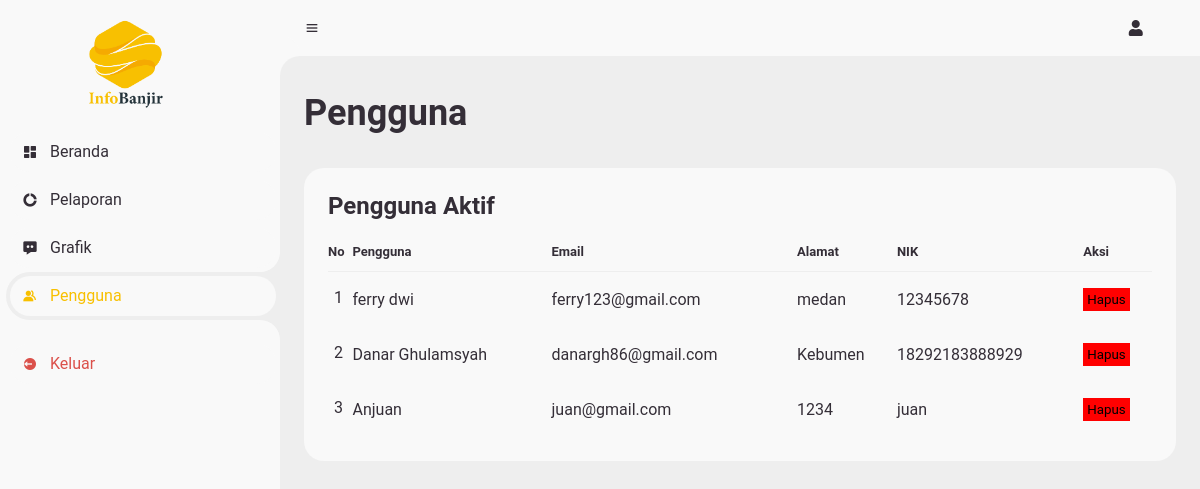
The page /InfoBanjir/penggunaAdmin.php (signed in) on the database its author committed.
### tables this page shows
CREATE TABLE `users` (
  `userid` int(6) UNSIGNED NOT NULL,
  `nama` varchar(40) NOT NULL,
  `nik` char(20) NOT NULL,
  `username` varchar(30) NOT NULL,
  `email` varchar(40) NOT NULL,
  `password` varchar(256) NOT NULL,
  `alamat` varchar(100) DEFAULT NULL,
  `user_level` int(11) NOT NULL DEFAULT 0
);

### InfoBanjir/penggunaAdmin.php (the view, shortened to what this page needs)
<?php
include "koneksi.php";
$pengguna = mysqli_query($connect, "SELECT * FROM users");
?>
<!DOCTYPE html>
<html lang="en">
<head>
  <link href='https://unpkg.com/boxicons@2.0.9/css/boxicons.min.css' rel='stylesheet'>
  <link rel="stylesheet" href="style.css">
  <link rel="stylesheet" href="https://cdnjs.cloudflare.com/ajax/libs/font-awesome/5.15.3/css/all.min.css">
</head>
<body>
  <section id="sidebar">
    <a href="#" class="brand">
      <img width="130px" src="img/logo-01.png" alt="" style="vertical-align:middle;margin:20px 60px">
    </a>
    <ul class="side-menu top">
      <li>
        <a href="home.php">
          <i class='bx bxs-dashboard'></i>
          <span class="text">Beranda</span>
        </a>
      </li>
      <li>
        <a href="peta.php">
          <i class='bx bxs-doughnut-chart'></i>
          <span class="text">Pelaporan</span>
        </a>
      </li>
      <li>
        <a href="grafik.php">
          <i class='bx bxs-message-dots'></i>
          <span class="text">Grafik</span>
        </a>
      </li>
      <li class="active">
        <a href="pengguna.php">
          <i class='bx bxs-group'></i>
          <span class="text">Pengguna</span>
        </a>
      </li>
    </ul>
    <ul class="side-menu">
      <li>
        <a href="/WEB_BANJIR/logout.php" class="logout">
          <i class='bx bxs-log-out-circle'></i>
          <span class="text">Keluar</span>
        </a>
      </li>
    </ul>
  </section>
  <section id="content">
    <nav>
      <i class='bx bx-menu'></i>
      <a href="penggunaAdmin.php" class="profile" style="padding-left: 90%">
        <i class="fas fa-user"></i>
      </a>
    </nav>
    <main>
      <div class="head-title">
        <div class="left">
          <h1>Pengguna</h1>
        </div>
      </div>
      <div class="table-data">
        <div class="order">
          <div class="head">
            <h3>Pengguna Aktif</h3>
          </div>
          <table>
            <thead>
              <tr>
                <th>No</th>
                <th>Pengguna</th>
                <th>Email</th>
                <th>Alamat</th>
                <th>NIK</th>
                <th>Aksi</th>
              </tr>
            </thead>
            <tbody>
              <?php $i = 1 ?>
              <?php foreach ($pengguna as $user) : ?>
              <tr>
                <td> <?php echo ($i); ?> </td>
                <td>
                  <p> <?= $user["nama"] ?> </p>
                </td>
                <td><?= $user["email"] ?></td>
                <td><?= $user["alamat"] ?></td>
                <td><?= $user["nik"] ?></td>
                <td><a href="hapusData.php?id=<?= $user["userid"] ?>"><button
                      style="background-color: red; padding:4px; border:none;">Hapus</button></a></td>
              </tr>
              <?php $i++; ?>
              <?php endforeach; ?>
            </tbody>
          </table>
        </div>
      </div>
    </main>
  </section>
</body>
</html>

### InfoBanjir/style.css (style rules this page uses)
* { font-family: 'Roboto', sans-serif; margin: 0; padding: 0; box-sizing: border-box; }
a { text-decoration: none; }
li { list-style: none; }
:root { --poppins: 'Poppins', sans-serif; --lato: 'Lato', sans-serif; --light: #F9F9F9; --blue: #f8c000; --light-blue: #CFE8FF; --grey: #eee; --dark-grey: #AAAAAA; --dark: #342E37; --red: #DB504A; --yellow: #FFCE26; --light-yellow: #FFF2C6; --orange: #FD7238; --light-orange: #FFE0D3; }
html { overflow-x: hidden; }
body { background: var(--grey); overflow-x: hidden; }
#sidebar { position: fixed; top: 0; left: 0; width: 280px; height: 100%; background: var(--light); z-index: 2000; font-family: var(--lato); transition: .3s ease; overflow-x: hidden; scrollbar-width: none; }
#sidebar .brand { font-size: 24px; font-weight: 700; height: 56px; color: var(--blue); position: sticky; top: 0; left: 0; background: var(--light); z-index: 500; padding-bottom: 0; padding-top: 20px; box-sizing: content-box; }
#sidebar .brand img { display: block; margin-left: auto; margin-right: auto; }
#sidebar .side-menu { width: 100%; margin-top: 20px; }
#sidebar .side-menu li { height: 48px; background: transparent; margin-left: 6px; border-radius: 48px 0 0 48px; padding: 4px; }
#sidebar .side-menu li.active { background: var(--grey); position: relative; }
#sidebar .side-menu li.active::before { content: ''; position: absolute; width: 40px; height: 40px; border-radius: 50%; top: -40px; right: 0; box-shadow: 20px 20px 0 var(--grey); z-index: -1; }
#sidebar .side-menu li.active::after { content: ''; position: absolute; width: 40px; height: 40px; border-radius: 50%; bottom: -40px; right: 0; box-shadow: 20px -20px 0 var(--grey); z-index: -1; }
#sidebar .side-menu li a { width: 100%; height: 100%; background: var(--light); display: flex; align-items: center; border-radius: 48px; font-size: 16px; color: var(--dark); white-space: nowrap; overflow-x: hidden; }
#sidebar .side-menu.top li.active a { color: var(--blue); }
#sidebar .side-menu li a.logout { color: var(--red); }
#sidebar .side-menu li a .bx { min-width: calc(60px - ((4px + 6px) * 2)); display: flex; justify-content: center; }
#content { position: relative; width: calc(100% - 280px); left: 280px; transition: .3s ease; }
#content nav { height: 56px; background: var(--light); padding: 0 24px; display: flex; align-items: center; grid-gap: 24px; font-family: var(--lato); position: sticky; top: 0; left: 0; z-index: 1000; }
#content nav::before { content: ''; position: absolute; width: 40px; height: 40px; bottom: -40px; left: 0; border-radius: 50%; box-shadow: -20px -20px 0 var(--light); }
#content nav a { color: var(--dark); }
#content nav .bx.bx-menu { cursor: pointer; color: var(--dark); }
#content main { width: 100%; padding: 36px 24px; font-family: var(--poppins); max-height: calc(100vh - 56px); overflow-y: auto; }
#content main .head-title { display: flex; align-items: center; justify-content: space-between; grid-gap: 16px; flex-wrap: wrap; }
#content main .head-title .left h1 { font-size: 36px; font-weight: 600; margin-bottom: 10px; color: var(--dark); }
#content main .table-data { display: flex; flex-wrap: wrap; grid-gap: 24px; margin-top: 24px; width: 100%; color: var(--dark); }
#content main .table-data > div { border-radius: 20px; background: var(--light); padding: 24px; overflow-x: auto; }
#content main .table-data .head { display: flex; align-items: center; grid-gap: 16px; margin-bottom: 24px; }
#content main .table-data .head h3 { margin-right: auto; font-size: 24px; font-weight: 600; }
#content main .table-data .order { flex-grow: 1; flex-basis: 500px; }
#content main .table-data .order table { width: 100%; border-collapse: collapse; }
#content main .table-data .order table th { padding-bottom: 12px; font-size: 13px; text-align: left; border-bottom: 1px solid var(--grey); }
#content main .table-data .order table td { padding: 16px 0; }
#content main .table-data .order table tr td:first-child { display: flex; align-items: center; grid-gap: 12px; padding-left: 6px; }

### rows shown on the page
users: nama "ferry dwi", email "ferry123@gmail.com", alamat "medan", nik "12345678"
users: nama "Danar Ghulamsyah", email "danargh86@gmail.com", alamat "Kebumen", nik "18292183888929"
users: nama "Anjuan", email "juan@gmail.com", alamat "1234", nik "juan"
